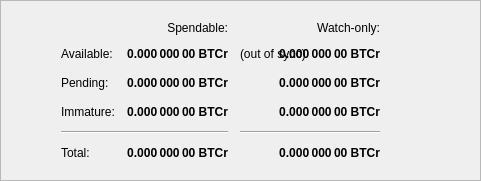
                <widget class="QFrame" name="frame">
                    <property name="frameShape">
                        <enum>QFrame::StyledPanel</enum>
                    </property>
                    <property name="frameShadow">
                        <enum>QFrame::Raised</enum>
                    </property>
                    <layout class="QHBoxLayout">
                         <item>
                            <spacer name="horizontalSpacerWalletSecruity">
                                <property name="orientation">
                                    <enum>Qt::Horizontal</enum>
                                </property>
                                <property name="sizeHint" stdset="0">
                                    <size>
                                        <width>40</width>
                                        <height>1</height>
                                    </size>
                                </property>
                            </spacer>
                        </item>
                        <item>
                            <widget class="QFrame">
                                <layout class="QVBoxLayout" name="verticalLayout_4">
                                   
                                    <item>
                                        <layout class="QGridLayout" name="gridLayout">
                                            <property name="spacing">
                                                <number>12</number>
                                            </property>
                                            <item row="0" column="1">
                                                <widget class="QLabel" name="labelSpendable">
                                                    <property name="text">
                                                        <string>Spendable:</string>
                                                    </property>
                                                    <property name="alignment">
                                                        <set>Qt::AlignRight|Qt::AlignTrailing|Qt::AlignVCenter</set>
                                                    </property>
                                                </widget>
                                            </item>
                                            <item row="0" column="2">
                                                <widget class="QLabel" name="labelWatchonly">
                                                    <property name="text">
                                                        <string>Watch-only:</string>
                                                    </property>
                                                    <property name="alignment">
                                                        <set>Qt::AlignRight|Qt::AlignTrailing|Qt::AlignVCenter</set>
                                                    </property>
                                                </widget>
                                            </item>
                                            <item row="1" column="0">
                                                <widget class="QLabel" name="labelBalanceText">
                                                    <property name="text">
                                                        <string>Available:</string>
                                                    </property>
                                                </widget>
                                            </item>
                                            <item row="1" column="1">
                                                <widget class="QLabel" name="labelBalance">
                                                    <property name="font">
                                                        <font>
                                                            <weight>75</weight>
                                                            <bold>true</bold>
                                                        </font>
                                                    </property>
                                                    <property name="cursor">
                                                        <cursorShape>IBeamCursor</cursorShape>
                                                    </property>
                                                    <property name="toolTip">
                                                        <string>Your current spendable balance</string>
                                                    </property>
                                                    <property name="text">
                                                        <string notr="true">0.000 000 00 BTCr</string>
                                                    </property>
                                                    <property name="alignment">
                                                        <set>Qt::AlignRight|Qt::AlignTrailing|Qt::AlignVCenter</set>
                                                    </property>
                                                    <property name="textInteractionFlags">
                                                        <set>Qt::LinksAccessibleByMouse|Qt::TextSelectableByKeyboard|Qt::TextSelectableByMouse</set>
                                                    </property>
                                                </widget>
                                            </item>
                                            <item row="1" column="2">
                                                <widget class="QLabel" name="labelWalletStatus">
                                                    <property name="toolTip">
                                                        <string>The displayed information may be out of date. Your wallet automatically synchronizes with the BTCr network after a connection is established, but this process has not completed yet.</string>
                                                    </property>
                                                    <property name="text">
                                                        <string notr="true">(out of sync)</string>
                                                    </property>
                                                    <property name="alignment">
                                                        <set>Qt::AlignLeading|Qt::AlignLeft|Qt::AlignVCenter</set>
                                                    </property>
                                                </widget>
                                            </item>
                                            <item row="1" column="2">
                                                <widget class="QLabel" name="labelWatchAvailable">
                                                    <property name="font">
                                                        <font>
                                                            <weight>75</weight>
                                                            <bold>true</bold>
                                                        </font>
                                                    </property>
                                                    <property name="cursor">
                                                        <cursorShape>IBeamCursor</cursorShape>
                                                    </property>
                                                    <property name="toolTip">
                                                        <string>Your current balance in watch-only addresses</string>
                                                    </property>
                                                    <property name="text">
                                                        <string notr="true">0.000 000 00 BTCr</string>
                                                    </property>
                                                    <property name="alignment">
                                                        <set>Qt::AlignRight|Qt::AlignTrailing|Qt::AlignVCenter</set>
                                                    </property>
                                                    <property name="textInteractionFlags">
                                                        <set>Qt::LinksAccessibleByMouse|Qt::TextSelectableByKeyboard|Qt::TextSelectableByMouse</set>
                                                    </property>
                                                </widget>
                                            </item>
                                            <item row="2" column="0">
                                                <widget class="QLabel" name="labelPendingText">
                                                    <property name="text">
                                                        <string>Pending:</string>
                                                    </property>
                                                </widget>
                                            </item>
                                            <item row="2" column="1">
                                                <widget class="QLabel" name="labelUnconfirmed">
                                                    <property name="font">
                                                        <font>
                                                            <weight>75</weight>
                                                            <bold>true</bold>
                                                        </font>
                                                    </property>
                                                    <property name="cursor">
                                                        <cursorShape>IBeamCursor</cursorShape>
                                                    </property>
                                                    <property name="toolTip">
                                                        <string>Total of transactions that have yet to be confirmed, and do not yet count toward the spendable balance</string>
                                                    </property>
                                                    <property name="text">
                                                        <string notr="true">0.000 000 00 BTCr</string>
                                                    </property>
                                                    <property name="alignment">
                                                        <set>Qt::AlignRight|Qt::AlignTrailing|Qt::AlignVCenter</set>
                                                    </property>
                                                    <property name="textInteractionFlags">
                                                        <set>Qt::LinksAccessibleByMouse|Qt::TextSelectableByKeyboard|Qt::TextSelectableByMouse</set>
                                                    </property>
                                                </widget>
                                            </item>
                                            <item row="2" column="2">
                                                <widget class="QLabel" name="labelWatchPending">
                                                    <property name="font">
                                                        <font>
                                                            <weight>75</weight>
                                                            <bold>true</bold>
                                                        </font>
                                                    </property>
                                                    <property name="cursor">
                                                        <cursorShape>IBeamCursor</cursorShape>
                                                    </property>
                                                    <property name="toolTip">
                                                        <string>Unconfirmed transactions to watch-only addresses</string>
                                                    </property>
                                                    <property name="text">
                                                        <string notr="true">0.000 000 00 BTCr</string>
                                                    </property>
                                                    <property name="alignment">
                                                        <set>Qt::AlignRight|Qt::AlignTrailing|Qt::AlignVCenter</set>
                                                    </property>
                                                    <property name="textInteractionFlags">
                                                        <set>Qt::LinksAccessibleByMouse|Qt::TextSelectableByKeyboard|Qt::TextSelectableByMouse</set>
                                                    </property>
                                                </widget>
                                            </item>
                                            <item row="2" column="3">
                                                <spacer name="horizontalSpacer_2">
                                                    <property name="orientation">
                                                        <enum>Qt::Horizontal</enum>
                                                    </property>
                                                    <property name="sizeHint" stdset="0">
                                                        <size>
                                                            <width>40</width>
                                                            <height>20</height>
                                                        </size>
                                                    </property>
                                                </spacer>
                                            </item>
                                            <item row="3" column="0">
                                                <widget class="QLabel" name="labelImmatureText">
                                                    <property name="text">
                                                        <string>Immature:</string>
                                                    </property>
                                                </widget>
                                            </item>
                                            <item row="3" column="1">
                                                <widget class="QLabel" name="labelImmature">
                                                    <property name="font">
                                                        <font>
                                                            <weight>75</weight>
                                                            <bold>true</bold>
                                                        </font>
                                                    </property>
                                                    <property name="cursor">
                                                        <cursorShape>IBeamCursor</cursorShape>
                                                    </property>
                                                    <property name="toolTip">
                                                        <string>Mined balance that has not yet matured</string>
                                                    </property>
                                                    <property name="text">
                                                        <string notr="true">0.000 000 00 BTCr</string>
                                                    </property>
                                                    <property name="alignment">
                                                        <set>Qt::AlignRight|Qt::AlignTrailing|Qt::AlignVCenter</set>
                                                    </property>
                                                    <property name="textInteractionFlags">
                                                        <set>Qt::LinksAccessibleByMouse|Qt::TextSelectableByKeyboard|Qt::TextSelectableByMouse</set>
                                                    </property>
                                                </widget>
                                            </item>
                                            <item row="3" column="2">
                                                <widget class="QLabel" name="labelWatchImmature">
                                                    <property name="font">
                                                        <font>
                                                            <weight>75</weight>
                                                            <bold>true</bold>
                                                        </font>
                                                    </property>
                                                    <property name="cursor">
                                                        <cursorShape>IBeamCursor</cursorShape>
                                                    </property>
                                                    <property name="toolTip">
                                                        <string>Mined balance in watch-only addresses that has not yet matured</string>
                                                    </property>
                                                    <property name="text">
                                                        <string notr="true">0.000 000 00 BTCr</string>
                                                    </property>
                                                    <property name="alignment">
                                                        <set>Qt::AlignRight|Qt::AlignTrailing|Qt::AlignVCenter</set>
                                                    </property>
                                                    <property name="textInteractionFlags">
                                                        <set>Qt::LinksAccessibleByMouse|Qt::TextSelectableByKeyboard|Qt::TextSelectableByMouse</set>
                                                    </property>
                                                </widget>
                                            </item>
                                            <item row="4" column="0" colspan="2">
                                                <widget class="Line" name="lineSpendableBalance">
                                                    <property name="orientation">
                                                        <enum>Qt::Horizontal</enum>
                                                    </property>
                                                </widget>
                                            </item>
                                            <item row="4" column="2">
                                                <widget class="Line" name="lineWatchBalance">
                                                    <property name="sizePolicy">
                                                        <sizepolicy hsizetype="Preferred" vsizetype="Fixed">
                                                            <horstretch>0</horstretch>
                                                            <verstretch>0</verstretch>
                                                        </sizepolicy>
                                                    </property>
                                                    <property name="minimumSize">
                                                        <size>
                                                            <width>140</width>
                                                            <height>0</height>
                                                        </size>
                                                    </property>
                                                    <property name="orientation">
                                                        <enum>Qt::Horizontal</enum>
                                                    </property>
                                                </widget>
                                            </item>
                                            <item row="5" column="0">
                                                <widget class="QLabel" name="labelTotalText">
                                                    <property name="text">
                                                        <string>Total:</string>
                                                    </property>
                                                </widget>
                                            </item>
                                            <item row="5" column="1">
                                                <widget class="QLabel" name="labelTotal">
                                                    <property name="font">
                                                        <font>
                                                            <weight>75</weight>
                                                            <bold>true</bold>
                                                        </font>
                                                    </property>
                                                    <property name="cursor">
                                                        <cursorShape>IBeamCursor</cursorShape>
                                                    </property>
                                                    <property name="toolTip">
                                                        <string>Your current total balance</string>
                                                    </property>
                                                    <property name="text">
                                                        <string notr="true">0.000 000 00 BTCr</string>
                                                    </property>
                                                    <property name="alignment">
                                                        <set>Qt::AlignRight|Qt::AlignTrailing|Qt::AlignVCenter</set>
                                                    </property>
                                                    <property name="textInteractionFlags">
                                                        <set>Qt::LinksAccessibleByMouse|Qt::TextSelectableByKeyboard|Qt::TextSelectableByMouse</set>
                                                    </property>
                                                </widget>
                                            </item>
                                            <item row="5" column="2">
                                                <widget class="QLabel" name="labelWatchTotal">
                                                    <property name="font">
                                                        <font>
                                                            <weight>75</weight>
                                                            <bold>true</bold>
                                                        </font>
                                                    </property>
                                                    <property name="cursor">
                                                        <cursorShape>IBeamCursor</cursorShape>
                                                    </property>
                                                    <property name="toolTip">
                                                        <string>Current total balance in watch-only addresses</string>
                                                    </property>
                                                    <property name="text">
                                                        <string notr="true">0.000 000 00 BTCr</string>
                                                    </property>
                                                    <property name="alignment">
                                                        <set>Qt::AlignRight|Qt::AlignTrailing|Qt::AlignVCenter</set>
                                                    </property>
                                                    <property name="textInteractionFlags">
                                                        <set>Qt::LinksAccessibleByMouse|Qt::TextSelectableByKeyboard|Qt::TextSelectableByMouse</set>
                                                    </property>
                                                </widget>
                                            </item>
                                        </layout>
                                    </item>
                                </layout>
                            </widget>
                        </item>
                        <item>
                            <spacer name="horizontalSpacerWalletSecruity">
                                <property name="orientation">
                                    <enum>Qt::Horizontal</enum>
                                </property>
                                <property name="sizeHint" stdset="0">
                                    <size>
                                        <width>40</width>
                                        <height>1</height>
                                    </size>
                                </property>
                            </spacer>
                        </item>
                    </layout>
                </widget>
